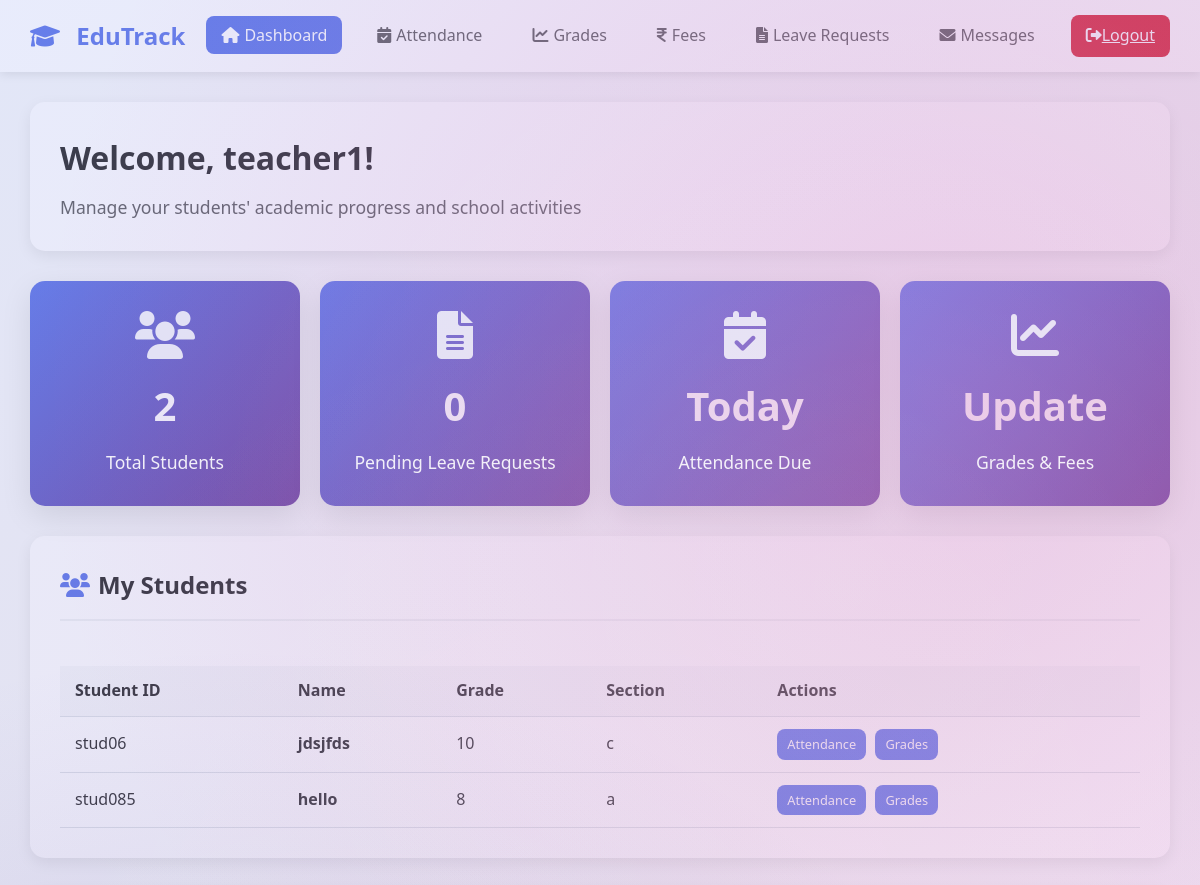
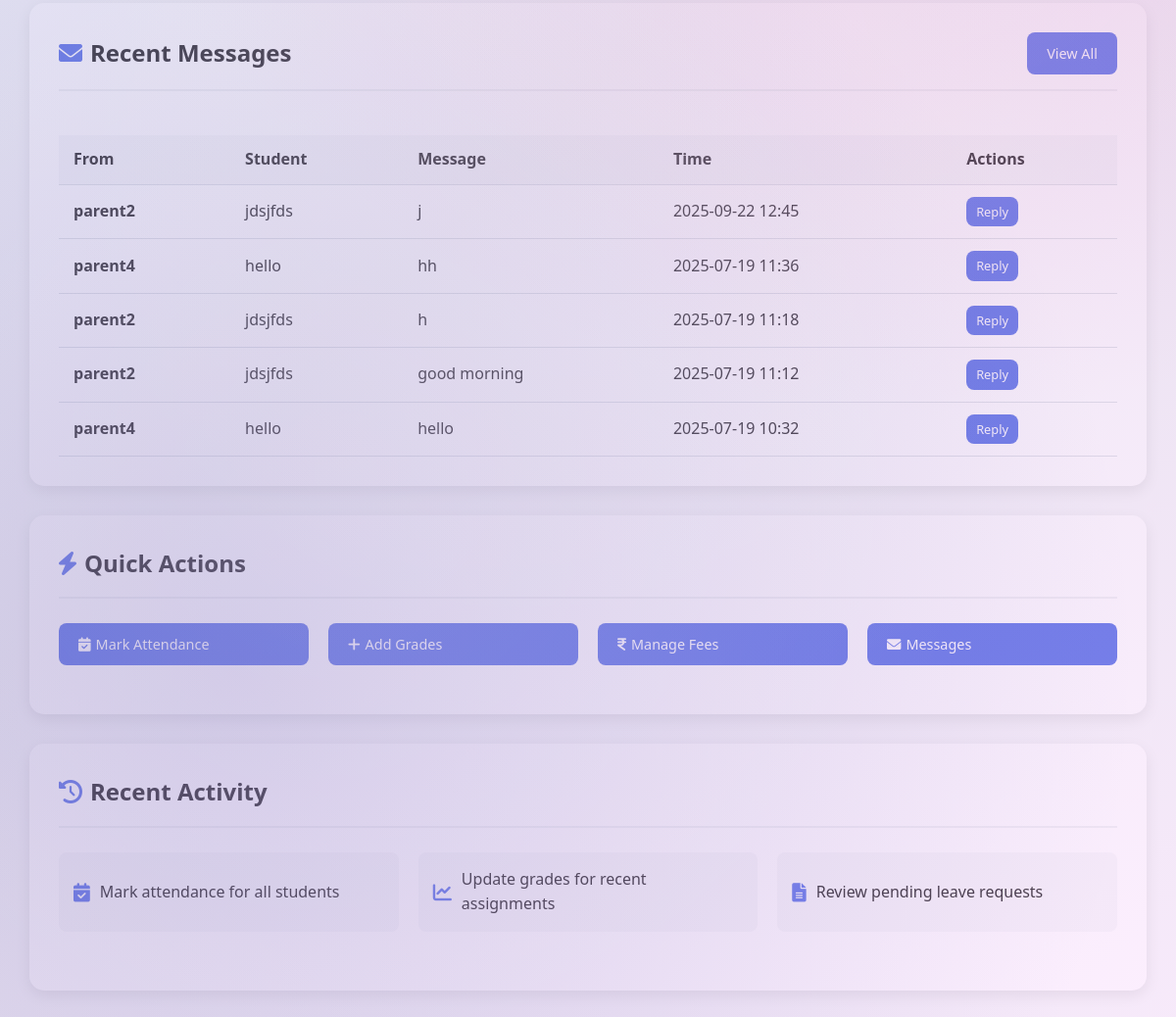
The page /dashboard (signed in) on the database its author committed (2 pictures, top to bottom).
### app.py (models this page shows)
class Student(db.Model):
    id = db.Column(db.Integer, primary_key=True)
    student_id = db.Column(db.String(20), unique=True, nullable=False)
    name = db.Column(db.String(100), nullable=False)
    grade = db.Column(db.String(10), nullable=False)
    section = db.Column(db.String(10), nullable=False)
    parent_id = db.Column(db.Integer, db.ForeignKey('user.id'), nullable=False)
    teacher_id = db.Column(db.Integer, db.ForeignKey('user.id'), nullable=False)
    created_at = db.Column(db.DateTime, default=datetime.utcnow)

class User(db.Model):
    id = db.Column(db.Integer, primary_key=True)
    username = db.Column(db.String(80), unique=True, nullable=False)
    password_hash = db.Column(db.String(120), nullable=False)
    plain_password = db.Column(db.String(120), nullable=True)  # Store plain password for admin
    role = db.Column(db.String(20), nullable=False)  # 'parent', 'teacher', or 'admin'
    email = db.Column(db.String(120), unique=True, nullable=False)
    created_at = db.Column(db.DateTime, default=datetime.utcnow)
    students_as_parent = db.relationship('Student', foreign_keys='Student.parent_id', backref='parent')
    students_as_teacher = db.relationship('Student', foreign_keys='Student.teacher_id', backref='teacher')
    leave_requests_as_parent = db.relationship('LeaveRequest', foreign_keys='LeaveRequest.parent_id', backref='parent_user')
    leave_requests_as_teacher = db.relationship('LeaveRequest', foreign_keys='LeaveRequest.teacher_id', backref='teacher_user')

class Message(db.Model):
    id = db.Column(db.Integer, primary_key=True)
    sender_id = db.Column(db.Integer, db.ForeignKey('user.id'), nullable=False)
    receiver_id = db.Column(db.Integer, db.ForeignKey('user.id'), nullable=False)
    student_id = db.Column(db.Integer, db.ForeignKey('student.id'), nullable=False)
    content = db.Column(db.Text, nullable=False)
    timestamp = db.Column(db.DateTime, default=datetime.utcnow)
    is_read = db.Column(db.Boolean, default=False)

### app.py (the view)
@app.route('/dashboard')
def dashboard():
    if 'user_id' not in session:
        return redirect(url_for('index'))
    user_id = session['user_id']
    role = session['role']
    if role == 'parent':
        students = Student.query.filter_by(parent_id=user_id).all()
        if not students:
            flash('No student found for this parent account!', 'error')
            return redirect(url_for('index'))
        selected_student_id = request.args.get('student_id')
        if not selected_student_id and students:
            selected_student_id = str(students[0].id)
        selected_student = next((s for s in students if str(s.id) == str(selected_student_id)), students[0])
        today_attendance = Attendance.query.filter_by(
            student_id=selected_student.id,
            date=date.today()
        ).first()
        recent_grades = Grade.query.filter_by(student_id=selected_student.id).order_by(Grade.created_at.desc()).limit(5).all()
        pending_fees = Fee.query.filter_by(student_id=selected_student.id, paid=False).all()
        leave_requests = LeaveRequest.query.filter_by(student_id=selected_student.id).order_by(LeaveRequest.created_at.desc()).all()
        return render_template('parent_dashboard.html', students=students, selected_student=selected_student, attendance=today_attendance, grades=recent_grades, fees=pending_fees, leave_requests=leave_requests)
    elif role == 'teacher':
        students = Student.query.filter_by(teacher_id=user_id).all()
        pending_leaves = LeaveRequest.query.filter_by(
            teacher_id=user_id,
            status='pending'
        ).order_by(LeaveRequest.created_at.desc()).all()
        student_ids = [s.id for s in students]
        recent_messages = []
        if student_ids:
            try:
                messages = Message.query.filter(
                    Message.student_id.in_(student_ids),
                    Message.receiver_id == user_id
                ).order_by(Message.timestamp.desc()).limit(5).all()
                for msg in messages:
                    student = Student.query.get(msg.student_id)
                    parent = User.query.get(msg.sender_id)
                    recent_messages.append({
                        'id': msg.id,
                        'content': msg.content,
                        'timestamp': msg.timestamp,
                        'parent_name': parent.username if parent else 'Unknown',
                        'student_name': student.name if student else 'Unknown'
                    })
            except Exception as e:
                recent_messages = []
        return render_template('teacher_dashboard.html',
                             students=students,
                             pending_leaves=pending_leaves,
                             recent_messages=recent_messages)
    return redirect(url_for('index'))

### templates/teacher_dashboard.html (shortened to what this page needs)
<!DOCTYPE html>
<html lang="en">
<head>
    <link rel="stylesheet" href="/static/css/style.css">
    <link href="https://cdnjs.cloudflare.com/ajax/libs/font-awesome/6.0.0/css/all.min.css" rel="stylesheet">
</head>
<body>
    <div class="dashboard-container">
        <nav class="navbar">
            <a href="/dashboard" class="navbar-brand">
                <i class="fas fa-graduation-cap"></i>
                EduTrack
            </a>
            <ul class="navbar-nav">
                <li><a href="/dashboard" class="nav-link active"><i class="fas fa-home"></i>Dashboard</a></li>
                <li><a href="/attendance" class="nav-link"><i class="fas fa-calendar-check"></i>Attendance</a></li>
                <li><a href="/grades" class="nav-link"><i class="fas fa-chart-line"></i>Grades</a></li>
                <li><a href="/fees" class="nav-link"><i class="fas fa-indian-rupee-sign"></i>Fees</a></li>
                <li><a href="/leave_requests" class="nav-link"><i class="fas fa-file-alt"></i>Leave Requests</a></li>
                <li><a href="/messages" class="nav-link"><i class="fas fa-envelope"></i>Messages</a></li>
            </ul>
            <a href="/logout" class="logout-btn">
                <i class="fas fa-sign-out-alt"></i>Logout
            </a>
        </nav>
        <div class="main-content">
            <div class="dashboard-header">
                <h1>Welcome, {{ session.username }}!</h1>
                <p>Manage your students' academic progress and school activities</p>
            </div>
            <div class="stats-grid">
                <div class="stat-card">
                    <i class="fas fa-users"></i>
                    <h3>{{ students|length }}</h3>
                    <p>Total Students</p>
                </div>
                <div class="stat-card">
                    <i class="fas fa-file-alt"></i>
                    <h3>{{ pending_leaves|length }}</h3>
                    <p>Pending Leave Requests</p>
                </div>
                <div class="stat-card">
                    <i class="fas fa-calendar-check"></i>
                    <h3>Today</h3>
                    <p>Attendance Due</p>
                </div>
                <div class="stat-card">
                    <i class="fas fa-chart-line"></i>
                    <h3>Update</h3>
                    <p>Grades & Fees</p>
                </div>
            </div>
            <div class="content-section">
                <div class="section-header">
                    <h2><i class="fas fa-users"></i>My Students</h2>
                </div>
                <div class="table-container">
                    <table class="table">
                        <thead>
                            <tr>
                                <th>Student ID</th>
                                <th>Name</th>
                                <th>Grade</th>
                                <th>Section</th>
                                <th>Actions</th>
                            </tr>
                        </thead>
                        <tbody>
                            {% for student in students %}
                            <tr>
                                <td>{{ student.student_id }}</td>
                                <td><strong>{{ student.name }}</strong></td>
                                <td>{{ student.grade }}</td>
                                <td>{{ student.section }}</td>
                                <td>
                                    <a href="/attendance" class="btn btn-primary btn-sm">Attendance</a>
                                    <a href="/grades" class="btn btn-primary btn-sm">Grades</a>
                                </td>
                            </tr>
                            {% endfor %}
                        </tbody>
                    </table>
                </div>
            </div>
            {% if recent_messages %}
            <div class="content-section">
                <div class="section-header">
                    <h2><i class="fas fa-envelope"></i>Recent Messages</h2>
                    <a href="/messages" class="btn btn-primary">View All</a>
                </div>
                <div class="table-container">
                    <table class="table">
                        <thead>
                            <tr>
                                <th>From</th>
                                <th>Student</th>
                                <th>Message</th>
                                <th>Time</th>
                                <th>Actions</th>
                            </tr>
                        </thead>
                        <tbody>
                            {% for msg in recent_messages %}
                            <tr>
                                <td><strong>{{ msg.parent_name }}</strong></td>
                                <td>{{ msg.student_name }}</td>
                                <td>{{ msg.content[:50] }}{% if msg.content|length > 50 %}...{% endif %}</td>
                                <td>{{ msg.timestamp.strftime('%Y-%m-%d') }} {{ msg.timestamp | localtime }}</td>
                                <td>
                                    <a href="/messages" class="btn btn-primary btn-sm">Reply</a>
                                </td>
                            </tr>
                            {% endfor %}
                        </tbody>
                    </table>
                </div>
            </div>
            {% endif %}
            <div class="content-section">
                <div class="section-header">
                    <h2><i class="fas fa-bolt"></i>Quick Actions</h2>
                </div>
                <div class="form-row">
                    <a href="/attendance" class="btn btn-primary">
                        <i class="fas fa-calendar-check"></i>Mark Attendance
                    </a>
                    <a href="/grades" class="btn btn-primary">
                        <i class="fas fa-plus"></i>Add Grades
                    </a>
                    <a href="/fees" class="btn btn-primary">
                        <i class="fas fa-indian-rupee-sign"></i>Manage Fees
                    </a>
                    <a href="/messages" class="btn btn-primary">
                        <i class="fas fa-envelope"></i>Messages
                    </a>
                </div>
            </div>
            <div class="content-section">
                <div class="section-header">
                    <h2><i class="fas fa-history"></i>Recent Activity</h2>
                </div>
                <div class="form-row">
                    <div class="activity-item">
                        <i class="fas fa-calendar-check"></i>
                        <span>Mark attendance for all students</span>
                    </div>
                    <div class="activity-item">
                        <i class="fas fa-chart-line"></i>
                        <span>Update grades for recent assignments</span>
                    </div>
                    <div class="activity-item">
                        <i class="fas fa-file-alt"></i>
                        <span>Review pending leave requests</span>
                    </div>
                </div>
            </div>
        </div>
    </div>
</body>
</html>

### rows shown on the page
Student: student_id "stud06", name "jdsjfds", grade "10", section "c", student_name "jdsjfds" "jdsjfds" "jdsjfds"
Student: student_id "stud085", name "hello", grade "8", section "a", student_name "hello" "hello"
User: parent_name "parent2" "parent2" "parent2"
Message: timestamp "2025-09-22", timestamp "12:45"
User: parent_name "parent4" "parent4"
Message: content "hh", timestamp "2025-07-19", timestamp "11:36"
Message: timestamp "2025-07-19", timestamp "11:18"
Message: content "good morning", timestamp "2025-07-19", timestamp "11:12"
Message: content "hello", timestamp "2025-07-19", timestamp "10:32"

### other values the page prints
{{ session.username }} "teacher1"
{{ students|length }} "2"
{{ pending_leaves|length }} "0"
{{ msg.content[:50] }} "j" "h"
